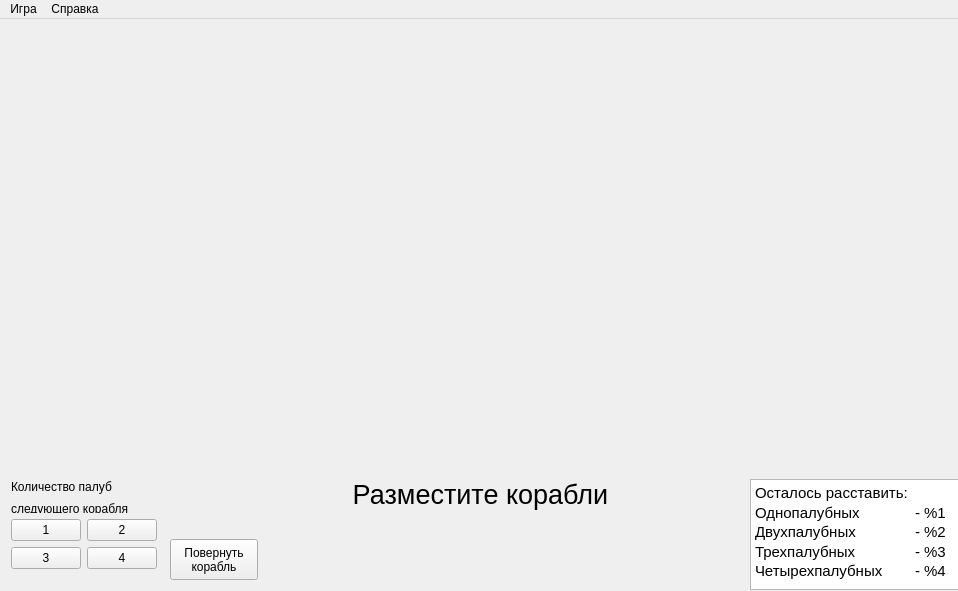
<?xml version="1.0" encoding="UTF-8"?>
<ui version="4.0">
 <class>MainWindow</class>
 <widget class="QMainWindow" name="MainWindow">
  <property name="geometry">
   <rect>
    <x>0</x>
    <y>0</y>
    <width>958</width>
    <height>591</height>
   </rect>
  </property>
  <property name="windowTitle">
   <string>MainWindow</string>
  </property>
  <widget class="QWidget" name="centralWidget">
   <widget class="QLabel" name="stateLabel">
    <property name="geometry">
     <rect>
      <x>0</x>
      <y>450</y>
      <width>961</width>
      <height>51</height>
     </rect>
    </property>
    <property name="font">
     <font>
      <pointsize>20</pointsize>
     </font>
    </property>
    <property name="text">
     <string>Разместите корабли</string>
    </property>
    <property name="alignment">
     <set>Qt::AlignCenter</set>
    </property>
   </widget>
   <widget class="QWidget" name="gridLayoutWidget">
    <property name="geometry">
     <rect>
      <x>0</x>
      <y>450</y>
      <width>168</width>
      <height>111</height>
     </rect>
    </property>
    <layout class="QGridLayout" name="gridLayout">
     <item row="0" column="1" colspan="2">
      <widget class="QLabel" name="shipSizeLabel">
       <property name="text">
        <string>&lt;html&gt;&lt;head/&gt;&lt;body&gt;&lt;style&gt;p {line-height: 0.7}&lt;/style&gt;&lt;p align=&quot;justify&quot;&gt;Количество палуб&lt;/p&gt;&lt;p align=&quot;justify&quot;&gt;следующего корабля&lt;/p&gt;&lt;/body&gt;&lt;/html&gt;</string>
       </property>
      </widget>
     </item>
     <item row="1" column="1">
      <widget class="QPushButton" name="size1Button">
       <property name="text">
        <string>1</string>
       </property>
      </widget>
     </item>
     <item row="1" column="2">
      <widget class="QPushButton" name="size2Button">
       <property name="text">
        <string>2</string>
       </property>
      </widget>
     </item>
     <item row="2" column="1">
      <widget class="QPushButton" name="size3Button">
       <property name="text">
        <string>3</string>
       </property>
      </widget>
     </item>
     <item row="2" column="2">
      <widget class="QPushButton" name="size4Button">
       <property name="text">
        <string>4</string>
       </property>
      </widget>
     </item>
    </layout>
   </widget>
   <widget class="QPushButton" name="rotateButton">
    <property name="geometry">
     <rect>
      <x>170</x>
      <y>520</y>
      <width>88</width>
      <height>41</height>
     </rect>
    </property>
    <property name="text">
     <string>Повернуть
корабль</string>
    </property>
   </widget>
   <widget class="QTextEdit" name="shipsCount">
    <property name="enabled">
     <bool>true</bool>
    </property>
    <property name="geometry">
     <rect>
      <x>750</x>
      <y>460</y>
      <width>211</width>
      <height>111</height>
     </rect>
    </property>
    <property name="readOnly">
     <bool>true</bool>
    </property>
    <property name="markdown">
     <string>Осталось расставить: 

Однопалубных	- %1 

Двухпалубных	- %2 

Трехпалубных	- %3 

Четырехпалубных	- %4

</string>
    </property>
    <property name="html">
     <string>&lt;!DOCTYPE HTML PUBLIC &quot;-//W3C//DTD HTML 4.0//EN&quot; &quot;http://www.w3.org/TR/REC-html40/strict.dtd&quot;&gt;
&lt;html&gt;&lt;head&gt;&lt;meta name=&quot;qrichtext&quot; content=&quot;1&quot; /&gt;&lt;style type=&quot;text/css&quot;&gt;
p, li { white-space: pre-wrap; }
&lt;/style&gt;&lt;/head&gt;&lt;body style=&quot; font-family:'Cantarell'; font-size:11pt; font-weight:400; font-style:normal;&quot;&gt;
&lt;p style=&quot; margin-top:7px; margin-bottom:7px; margin-left:0px; margin-right:0px; -qt-block-indent:0; text-indent:0px; line-height:70%;&quot;&gt;&lt;span style=&quot; font-family:'Cantarell';&quot;&gt;Осталось расставить: &lt;/span&gt;&lt;/p&gt;
&lt;p style=&quot; margin-top:7px; margin-bottom:7px; margin-left:0px; margin-right:0px; -qt-block-indent:0; text-indent:0px; line-height:70%;&quot;&gt;&lt;span style=&quot; font-family:'Cantarell';&quot;&gt;Однопалубных	- %1 &lt;/span&gt;&lt;/p&gt;
&lt;p style=&quot; margin-top:7px; margin-bottom:7px; margin-left:0px; margin-right:0px; -qt-block-indent:0; text-indent:0px; line-height:70%;&quot;&gt;&lt;span style=&quot; font-family:'Cantarell';&quot;&gt;Двухпалубных	- %2 &lt;/span&gt;&lt;/p&gt;
&lt;p style=&quot; margin-top:7px; margin-bottom:7px; margin-left:0px; margin-right:0px; -qt-block-indent:0; text-indent:0px; line-height:70%;&quot;&gt;&lt;span style=&quot; font-family:'Cantarell';&quot;&gt;Трехпалубных	- %3 &lt;/span&gt;&lt;/p&gt;
&lt;p style=&quot; margin-top:7px; margin-bottom:7px; margin-left:0px; margin-right:0px; -qt-block-indent:0; text-indent:0px; line-height:70%;&quot;&gt;&lt;span style=&quot; font-family:'Cantarell';&quot;&gt;Четырехпалубных	- %4&lt;/span&gt;&lt;/p&gt;&lt;/body&gt;&lt;/html&gt;</string>
    </property>
   </widget>
  </widget>
  <widget class="QMenuBar" name="menuBar">
   <property name="geometry">
    <rect>
     <x>0</x>
     <y>0</y>
     <width>958</width>
     <height>24</height>
    </rect>
   </property>
   <widget class="QMenu" name="menu">
    <property name="title">
     <string>Игра</string>
    </property>
    <addaction name="action"/>
    <addaction name="action_2"/>
   </widget>
   <widget class="QMenu" name="menu_2">
    <property name="title">
     <string>Справка</string>
    </property>
    <addaction name="action_3"/>
    <addaction name="action_4"/>
   </widget>
   <addaction name="menu"/>
   <addaction name="menu_2"/>
  </widget>
  <action name="action">
   <property name="text">
    <string>Новая игра</string>
   </property>
  </action>
  <action name="action_2">
   <property name="text">
    <string>Разместить корабли</string>
   </property>
  </action>
  <action name="action_3">
   <property name="text">
    <string>Справка</string>
   </property>
  </action>
  <action name="action_4">
   <property name="text">
    <string>О программе</string>
   </property>
  </action>
 </widget>
 <layoutdefault spacing="6" margin="11"/>
 <resources/>
 <connections/>
</ui>
